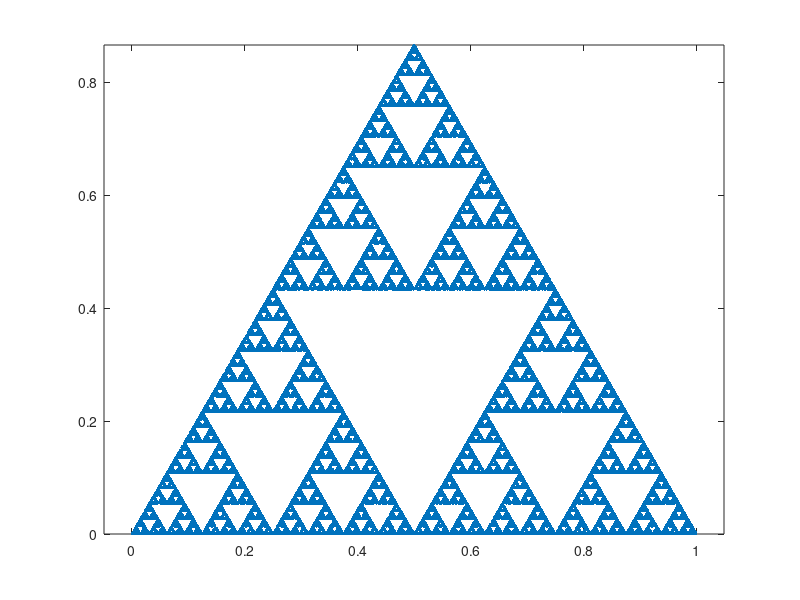

The MATLAB source for this figure:
clear 
N = 100000; 
r = ceil(rand(N,1)*3); 
t = [0 0 ; 1 0; 1/2 sqrt(3)/2]
p(N,2) = 0; % start at [0,0]
for n = 1 : N - 1 
    p(n+1,:) = (t(r(n),:) + p(n,:))/2; % go midway between point chosen at random 
end 
plot(p(:,1),p(:,2), '.'); 
axis equal; 

